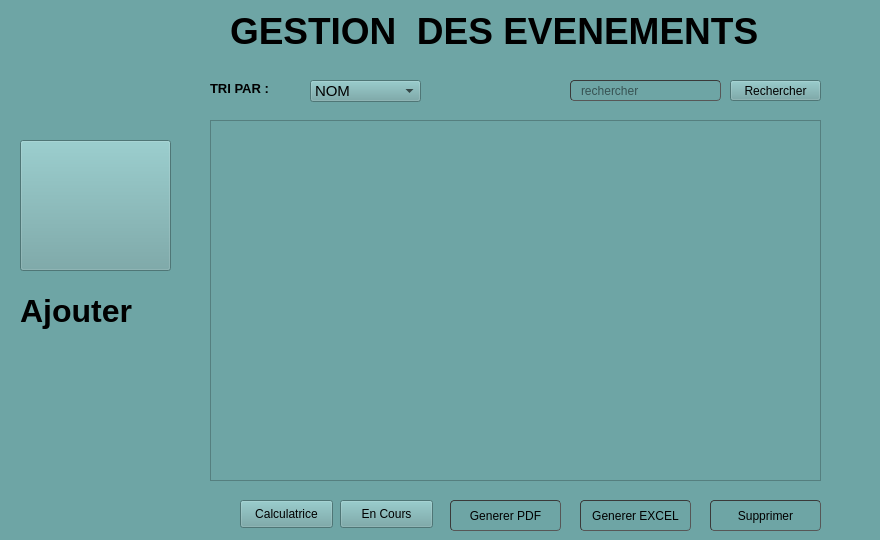
       <widget class="QWidget" name="page_4">
        <property name="styleSheet">
         <string notr="true">background-color: rgb(110, 165, 165)</string>
        </property>
        <widget class="QComboBox" name="comboBox">
         <property name="geometry">
          <rect>
           <x>310</x>
           <y>80</y>
           <width>111</width>
           <height>22</height>
          </rect>
         </property>
         <property name="font">
          <font>
           <pointsize>11</pointsize>
          </font>
         </property>
         <property name="styleSheet">
          <string notr="true">gridline-color: rgb(0, 0, 255);</string>
         </property>
         <item>
          <property name="text">
           <string>NOM</string>
          </property>
         </item>
         <item>
          <property name="text">
           <string>PRIX</string>
          </property>
         </item>
         <item>
          <property name="text">
           <string>DATE</string>
          </property>
         </item>
        </widget>
        <widget class="QLabel" name="label_3">
         <property name="geometry">
          <rect>
           <x>210</x>
           <y>80</y>
           <width>81</width>
           <height>16</height>
          </rect>
         </property>
         <property name="font">
          <font>
           <pointsize>10</pointsize>
           <weight>75</weight>
           <bold>true</bold>
          </font>
         </property>
         <property name="text">
          <string>TRI PAR :</string>
         </property>
        </widget>
        <widget class="QPushButton" name="excel">
         <property name="geometry">
          <rect>
           <x>580</x>
           <y>500</y>
           <width>111</width>
           <height>31</height>
          </rect>
         </property>
         <property name="styleSheet">
          <string notr="true">	border-width: 1px; border-radius: 4px;
	border-color: rgb(58, 58, 58);
	border-style: inset;
	padding: 0 8px;


	selection-color: rgb(60, 63, 65);</string>
         </property>
         <property name="text">
          <string>Generer EXCEL</string>
         </property>
         <property name="icon">
          <iconset>
           <normaloff>:/logo/delete.png</normaloff>:/logo/delete.png</iconset>
         </property>
        </widget>
        <widget class="QPushButton" name="pdf">
         <property name="geometry">
          <rect>
           <x>450</x>
           <y>500</y>
           <width>111</width>
           <height>31</height>
          </rect>
         </property>
         <property name="styleSheet">
          <string notr="true">	border-width: 1px; border-radius: 4px;
	border-color: rgb(58, 58, 58);
	border-style: inset;
	padding: 0 8px;


	selection-color: rgb(60, 63, 65);</string>
         </property>
         <property name="text">
          <string>Generer PDF</string>
         </property>
         <property name="icon">
          <iconset>
           <normaloff>:/logo/delete.png</normaloff>:/logo/delete.png</iconset>
         </property>
        </widget>
        <widget class="QPushButton" name="supprimer">
         <property name="geometry">
          <rect>
           <x>710</x>
           <y>500</y>
           <width>111</width>
           <height>31</height>
          </rect>
         </property>
         <property name="styleSheet">
          <string notr="true">	border-width: 1px; border-radius: 4px;
	border-color: rgb(58, 58, 58);
	border-style: inset;
	padding: 0 8px;


	selection-color: rgb(60, 63, 65);</string>
         </property>
         <property name="text">
          <string>Supprimer</string>
         </property>
         <property name="icon">
          <iconset>
           <normaloff>:/logo/delete.png</normaloff>:/logo/delete.png</iconset>
         </property>
        </widget>
        <widget class="QLineEdit" name="recherche">
         <property name="geometry">
          <rect>
           <x>570</x>
           <y>80</y>
           <width>151</width>
           <height>21</height>
          </rect>
         </property>
         <property name="styleSheet">
          <string notr="true">	border-width: 1px; border-radius: 4px;
	border-color: rgb(58, 58, 58);
	border-style: inset;
	padding: 0 8px;


	selection-background-color: rgb(187, 187, 187);
	
gridline-color: rgb(0, 0, 255);</string>
         </property>
         <property name="placeholderText">
          <string>rechercher</string>
         </property>
        </widget>
        <widget class="QPushButton" name="search">
         <property name="geometry">
          <rect>
           <x>730</x>
           <y>80</y>
           <width>91</width>
           <height>21</height>
          </rect>
         </property>
         <property name="font">
          <font>
           <pointsize>9</pointsize>
          </font>
         </property>
         <property name="text">
          <string>Rechercher</string>
         </property>
         <property name="iconSize">
          <size>
           <width>20</width>
           <height>20</height>
          </size>
         </property>
        </widget>
        <widget class="QLabel" name="label">
         <property name="geometry">
          <rect>
           <x>230</x>
           <y>10</y>
           <width>641</width>
           <height>41</height>
          </rect>
         </property>
         <property name="font">
          <font>
           <family>MS Shell Dlg 2</family>
           <pointsize>28</pointsize>
           <weight>75</weight>
           <bold>true</bold>
          </font>
         </property>
         <property name="text">
          <string>GESTION  DES EVENEMENTS</string>
         </property>
        </widget>
        <widget class="QTableView" name="tableView">
         <property name="geometry">
          <rect>
           <x>210</x>
           <y>120</y>
           <width>611</width>
           <height>361</height>
          </rect>
         </property>
         <property name="styleSheet">
          <string notr="true">gridline-color: rgb(0, 0, 255);

selection-color: rgb(0, 0, 255);</string>
         </property>
        </widget>
        <widget class="QPushButton" name="annuler">
         <property name="enabled">
          <bool>true</bool>
         </property>
         <property name="geometry">
          <rect>
           <x>20</x>
           <y>140</y>
           <width>151</width>
           <height>131</height>
          </rect>
         </property>
         <property name="styleSheet">
          <string notr="true">gridline-color: rgb(0, 0, 255);</string>
         </property>
         <property name="text">
          <string/>
         </property>
         <property name="icon">
          <iconset resource="projet.qrc">
           <normaloff>:/icons/523146.png</normaloff>:/icons/523146.png</iconset>
         </property>
         <property name="iconSize">
          <size>
           <width>150</width>
           <height>150</height>
          </size>
         </property>
         <property name="autoDefault">
          <bool>false</bool>
         </property>
        </widget>
        <widget class="QLabel" name="label_5">
         <property name="geometry">
          <rect>
           <x>20</x>
           <y>280</y>
           <width>161</width>
           <height>61</height>
          </rect>
         </property>
         <property name="font">
          <font>
           <family>MS Shell Dlg 2</family>
           <pointsize>24</pointsize>
           <weight>75</weight>
           <bold>true</bold>
          </font>
         </property>
         <property name="text">
          <string>Ajouter</string>
         </property>
        </widget>
        <widget class="QPushButton" name="encours">
         <property name="geometry">
          <rect>
           <x>340</x>
           <y>500</y>
           <width>93</width>
           <height>28</height>
          </rect>
         </property>
         <property name="text">
          <string>En Cours</string>
         </property>
        </widget>
        <widget class="QPushButton" name="pushButton">
         <property name="geometry">
          <rect>
           <x>240</x>
           <y>500</y>
           <width>93</width>
           <height>28</height>
          </rect>
         </property>
         <property name="text">
          <string>Calculatrice</string>
         </property>
        </widget>
       </widget>
